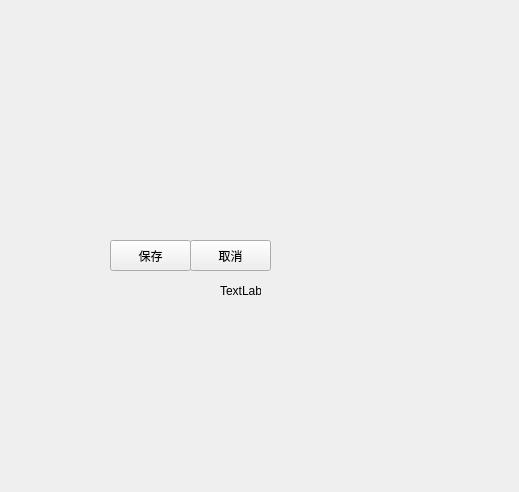
<?xml version="1.0" encoding="UTF-8"?>
<ui version="4.0">
 <class>childWindow</class>
 <widget class="QWidget" name="childWindow">
  <property name="geometry">
   <rect>
    <x>0</x>
    <y>0</y>
    <width>519</width>
    <height>492</height>
   </rect>
  </property>
  <property name="windowTitle">
   <string>Form</string>
  </property>
  <widget class="QPushButton" name="pushButton">
   <property name="geometry">
    <rect>
     <x>110</x>
     <y>240</y>
     <width>81</width>
     <height>31</height>
    </rect>
   </property>
   <property name="text">
    <string>保存</string>
   </property>
  </widget>
  <widget class="QPushButton" name="pushButton_2">
   <property name="geometry">
    <rect>
     <x>190</x>
     <y>240</y>
     <width>81</width>
     <height>31</height>
    </rect>
   </property>
   <property name="text">
    <string>取消</string>
   </property>
  </widget>
  <widget class="QLabel" name="label">
   <property name="geometry">
    <rect>
     <x>220</x>
     <y>270</y>
     <width>41</width>
     <height>41</height>
    </rect>
   </property>
   <property name="text">
    <string>TextLabel</string>
   </property>
  </widget>
 </widget>
 <resources/>
 <connections/>
</ui>
